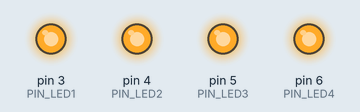
This sketch was run on a simulated Arduino Uno, built with avr-gcc and run on an emulated ATmega328P. Shown: output pins drawn as LEDs (lit = HIGH).

Above: at 0.2 s.
At 1.2 s:
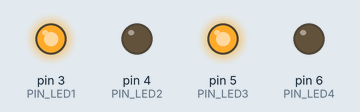
At 2.2 s:
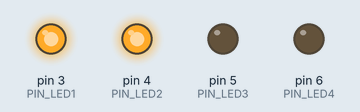
At 4.2 s:
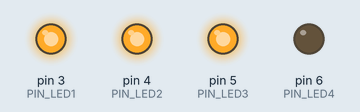
At 6.2 s:
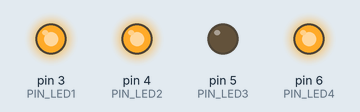
At 8.7 s:
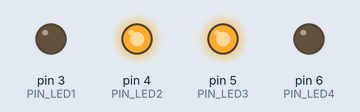
Timing chart, 0 to 9.2 s (numbered marks = the images above):
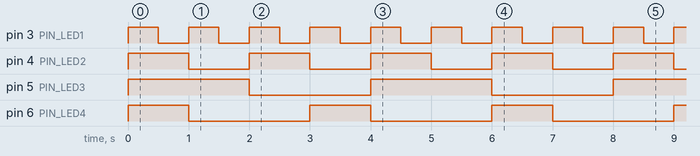

Measured:
- by itself, pin 3 (PIN_LED1): alternates HIGH for 0.50 s and LOW for 0.50 s
- by itself, pin 4 (PIN_LED2): alternates HIGH for 1.0 s and LOW for 1.0 s
- by itself, pin 5 (PIN_LED3): alternates HIGH for 2.0 s and LOW for 2.0 s
- by itself, pin 6 (PIN_LED4): alternates HIGH for 1.0 s and LOW for 2.0 s

The sketch:

differentBlinkers.ino
```cpp
/*
 * Created and maintained by RadishLogic.com
 */

#define PIN_LED1 3
#define PIN_LED2 4
#define PIN_LED3 5
#define PIN_LED4 6

/*
 * BLINKER CLASS DEFINITION
 */
class Blinker {
  private:
    byte pinLED;

    boolean ledState = LOW;

    unsigned long timeLedOn;
    unsigned long timeLedOff;

    unsigned long nextChangeTime = 0;

  public:
    Blinker(byte pinLED, unsigned long timeLedOn, unsigned long timeLedOff) {
      this->pinLED = pinLED;
      this->timeLedOn = timeLedOn;
      this->timeLedOff = timeLedOff;

      pinMode(pinLED, OUTPUT);
    }

    // Checks whether it is time to turn on or off the LED.
    void check() {
      unsigned long currentTime = millis();

      if(currentTime >= nextChangeTime) {

        if(ledState) {
          // LED is currently turned On. Turn Off LED.
          ledState = LOW;
          nextChangeTime = currentTime + timeLedOff;
        }
        else{
          // LED is currently turned Off. Turn On LED.
          ledState = HIGH;
          nextChangeTime = currentTime + timeLedOn;
        }

        digitalWrite(pinLED, ledState);
      }
    }
};

/*
 *  BLINKER CLASS VARIABLES DECLARATION
 */
Blinker blink1 = Blinker(PIN_LED1, 500, 500);
Blinker blink2 = Blinker(PIN_LED2, 1000, 1000);
Blinker blink3 = Blinker(PIN_LED3, 2000, 2000);
Blinker blink4 = Blinker(PIN_LED4, 1000, 2000);

void setup() {

}

void loop() {
  blink1.check();
  blink2.check();
  blink3.check();
  blink4.check();
}
```
